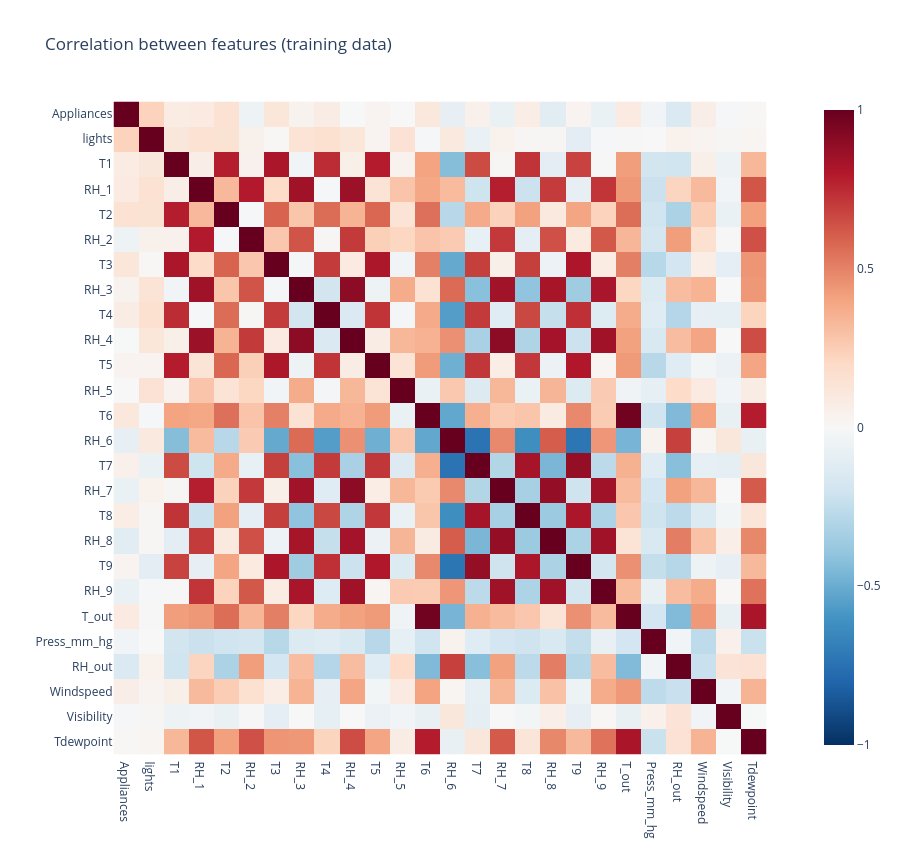

Source (notebook cell):
### Markdown cell above
### C. Correlations

### Code cell
corr_features = train_df.drop(columns=['date', 'rv1', 'rv2']).corr()

fig = px.imshow(corr_features, color_continuous_scale='RdBu_r', zmin=-1, zmax=1,
                width=900, height=850, title='Correlation between features (training data)')
fig.show()

### Figure 1 — Plotly figure (JSON) as saved in the notebook; plotly's stock layout.template omitted (floating-point values rounded to 4 significant figures; data arrays with more than 128 entries replaced by an {"elided": "..."} marker saying what was removed)
{"data": [{"coloraxis": "coloraxis", "hovertemplate": "x: %{x}<br>y: %{y}<br>color: %{z}<extra></extra>", "name": "0", "type": "heatmap", "x": ["Appliances", "lights", "T1", "RH_1", "T2", "RH_2", "T3", "RH_3", "T4", "RH_4", "T5", "RH_5", "T6", "RH_6", "T7", "RH_7", "T8", "RH_8", "T9", "RH_9", "T_out", "Press_mm_hg", "RH_out", "Windspeed", "Visibility", "Tdewpoint"], "xaxis": "x", "y": ["Appliances", "lights", "T1", "RH_1", "T2", "RH_2", "T3", "RH_3", "T4", "RH_4", "T5", "RH_5", "T6", "RH_6", "T7", "RH_7", "T8", "RH_8", "T9", "RH_9", "T_out", "Press_mm_hg", "RH_out", "Windspeed", "Visibility", "Tdewpoint"], "yaxis": "y", "z": {"elided": "26x26 float values"}}], "layout": {"coloraxis": {"cmax": 1, "cmin": -1, "colorscale": [[0, "rgb(5,48,97)"], [0.1, "rgb(33,102,172)"], [0.2, "rgb(67,147,195)"], [0.3, "rgb(146,197,222)"], [0.4, "rgb(209,229,240)"], [0.5, "rgb(247,247,247)"], [0.6, "rgb(253,219,199)"], [0.7, "rgb(244,165,130)"], [0.8, "rgb(214,96,77)"], [0.9, "rgb(178,24,43)"], [1, "rgb(103,0,31)"]]}, "height": 850, "title": {"text": "Correlation between features (training data)"}, "width": 900, "xaxis": {"anchor": "y", "constrain": "domain", "domain": [0, 1], "scaleanchor": "y"}, "yaxis": {"anchor": "x", "autorange": "reversed", "constrain": "domain", "domain": [0, 1]}}}
